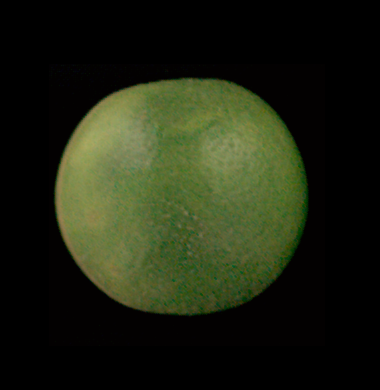
#> input picture AutomatedFruitGradingAndSorting/imageProc/radFinder Test/10.bmp, 380 x 390 px; its folder holds only this picture in this run
$ python radFinder.py   (older library calls are emulated)
#> lines starting #> are read from the running program, lines starting #| are printed output that depends on the picture; after the words box and inside, x2 and y2 are one past the last pixel; in counts of white or black regions, pixels touching at a corner belong together; long printed decimals are rounded
import time
import cv2
import numpy as np
import os

all = os.listdir()
all = [f for f in all if f[-1]=='p']
all.sort()

def showImage(image, title="Test", waitTime=1000):
	cv2.imshow(title,image)
	cv2.waitKey(waitTime)
	cv2.destroyWindow(title)

def distCalc(pt1,pt2):
	x1,y1 = pt1
	x2,y2 = pt2
	dist = (((y2-y1)**2)+((x2-x1)**2))**0.5
	return dist

def minVarRadius(cont, toShowImg, verbosity=0):
	image = toShowImg.copy()
	M=cv2.moments(cont)
	cx = M['m10']/M['m00']
	cy = M['m01']/M['m00']
	dx=0
	dy=0
	counter = 0
	if(verbosity>0):
		print("START of center finding")
	while True:
		centroid =(cx+dx,cy+dy)
		cx =centroid[0]
		cy=centroid[1]
		sumRad = 0
		minRadpt = cont[0][0]
		allRad = []
		for i in range(0,len(cont)):
			allRad.append(distCalc(centroid,cont[i][0]))
			sumRad = sumRad + allRad[i]
			if(allRad[i]<distCalc(centroid,minRadpt)):
				minRadpt=cont[i][0]
		std = np.std(allRad)
		if(verbosity>0):
			image = toShowImg.copy()
			cv2.circle(image, (int(centroid[0]),int(centroid[1])), 2, (0,0,255), 2)
			cv2.circle(image, (int(minRadpt[0]),int(minRadpt[1])), 2, (255,0,0), 2)
			showImage(image)
			print(std)

		if(std<7):
			if(verbosity>0):
				print("END")
				time.sleep(3)
			rad = sumRad/len(cont)
			return rad,std
		else:
			dx = 1*std*np.sin(np.arctan2((centroid[0]-minRadpt[0]),(centroid[1]-minRadpt[1])))
			dx = dx + ((-1)**np.random.randint(0,2))*4
			dy = 1*std*np.cos(np.arctan2((centroid[0]-minRadpt[0]),(centroid[1]-minRadpt[1])))
			dy = dy + ((-1)**np.random.randint(0,2))*4
			#print(dx,dy,sep='|')
		counter+=1
		if(counter>15):
			if(verbosity>0):
				print("Counter Exceeded. Ending with radius ZERO.")
			return 0,0

def radFinder(image, verbosity=0):
	"""Given an image of a fruit, it finds the center of the fruit and its radius."""
#> called with verbosity = 0
	if(type(image)==str):
		image = cv2.imread(image)
	image_bw = cv2.cvtColor(image.copy(), cv2.COLOR_BGR2GRAY)
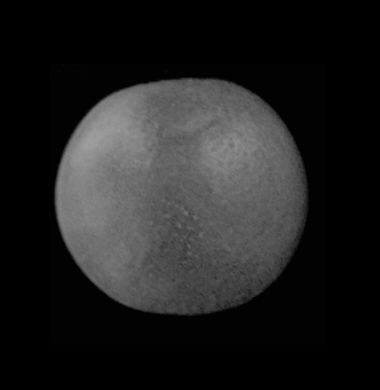
#> image_bw: shape (390, 380); min 0, max 160, mean 32.5
	th1 = cv2.adaptiveThreshold(image_bw.copy(), 255, cv2.ADAPTIVE_THRESH_GAUSSIAN_C, cv2.THRESH_BINARY_INV, 11, 2)
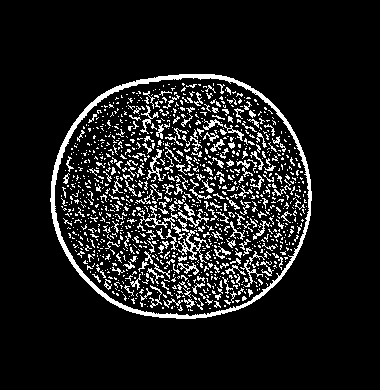
#> th1: shape (390, 380); 10.7% white in thin lines or dots, all inside (x1, y1, x2, y2) = (50, 74, 312, 319)
	image_copy = image.copy()
#> image_copy is the input picture: shape (390, 380, 3); mean B, G, R 18, 36, 30.9

	radMax = 0
	dpMax =0
	for dp in range(1,10,1):
		if(verbosity>1):
			image = image_copy.copy()
		circ = cv2.HoughCircles(image_bw.copy(), cv2.HOUGH_GRADIENT, dp, minDist = 400, minRadius=100)
		if(circ is not None):
			for c in circ:
				x,y,r =c[0].astype("int")
				if(radMax<r and r<200):
					radMax=r
					dpMax=dp
				if(verbosity>1):
					print(dp)
					cv2.circle(image,(x,y),r,(0,255,0),2)
					showImage(image,title=str(dp),waitTime=500)
		else:
			if(verbosity>1):
				print("Helllo",dp)
#> this loop made 9 passes
#> circ on passes 2 to 9: [[183, 195, 123.8]], [[181.5, 196.5, 126.1]], [[174, 198, 119.6]], [[177.5, 197.5, 123]], [[177, 195, 122.2]], [[171.5, 199.5, 118.2]], [[172, 196, 115.2]], [[175.5, 193.5, 118.9]]
#> after the loop, dpMax = 3; radMax = 126
	if(verbosity>1):
		image = image_copy.copy()

	circ = cv2.HoughCircles(image_bw.copy(), cv2.HOUGH_GRADIENT, dpMax, minDist = 400, minRadius=100)
#> circ = [[181.5, 196.5, 126.1]]
	if(circ is not None):
		x,y,r = circ[0,0].astype("int")
#> x = 181; y = 196; r = 126
		mask = np.zeros(th1.shape)
		for i in range(0,th1.shape[0]):
			for j in range(0,th1.shape[1]):
				dx = i-y
				dy = j-x
				mask[i,j]= ((dx**2)+(dy**2))<=(r+20)**2
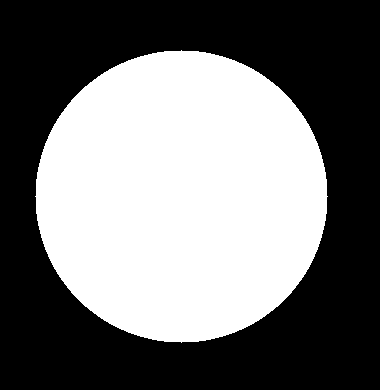
#> mask: shape (390, 380) float64; values 0 (black) and 1 (white), 45.2% white; 1 white region, box (x1, y1, x2, y2) and area: (35, 50, 328, 343) 66957
				#mask[i,j]= mask[i,j]*(((dx**2)+(dy**2))>=(r-20)**2)  #Untested but should work better
		ans = np.multiply(th1,mask)

		if(verbosity>0):
			showImage(ans, title="Masked image", waitTime=5000)

		ans_scaled = cv2.convertScaleAbs(ans.copy())
		a,cnts,b=cv2.findContours(ans_scaled.copy(),cv2.RETR_LIST,cv2.CHAIN_APPROX_SIMPLE)
#> cnts = 1246 contours, 1194 with area under 20; largest, box (x1, y1, x2, y2) and area: (50, 74, 312, 319) 51132, (54, 77, 310, 317) 48540, (178, 230, 210, 263) 143, (146, 149, 163, 181) 91, (137, 205, 168, 231) 69; b = 1246 rows, first 6: [1, -1, -1, -1], [2, 0, -1, -1], [3, 1, -1, -1], [4, 2, -1, -1], [5, 3, -1, -1], [6, 4, -1, -1]
		max_area=0
		for c in cnts:
		    area=cv2.contourArea(c)
		    if area>max_area:
		        max_area=area
		        best_cnt=c
#> this loop made 1246 passes
#> (area, max_area) on passes 27, 81, 185, 393, 1245, 1246: (26.5, 26.5), (32, 32), (53.5, 53.5), (143, 143), (48540, 48540), (51132, 51132)
#> area on pass 28: 23
#> after the loop, best_cnt = contour of 353 points, box (x1, y1, x2, y2) (50, 74, 312, 319), area 51132; max_area = 51132
		areaNormal=cv2.contourArea(best_cnt)
#> areaNormal = 51132
		cv2.drawContours(image,[best_cnt],-1,(0,255,0),2)
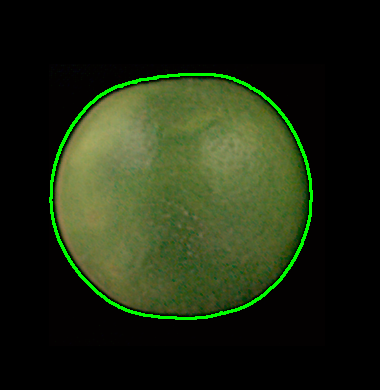
#> image: shape (390, 380, 3); 1.86% of pixels changed, all inside (x1, y1, x2, y2) = (49, 73, 313, 320)
		radAreaNormal=(areaNormal/3.14159)**0.5
#> radAreaNormal = 127.6
		radPtsNormal, stdDevNormal = minVarRadius(best_cnt, image, verbosity)
#> in minVarRadius, `M=cv2.moments(cont)`: M = moments, m00 51132, centre m10/m00, m01/m00 = (181.1, 195.4)
#> in minVarRadius, `cx = M['m10']/M['m00']`: cx = 181.1
#> in minVarRadius, `cy = M['m01']/M['m00']`: cy = 195.4
#> the loop in minVarRadius, `while True:` made 1 pass
#> (cx, cy) on pass 1: (181.1, 195.4)
		radPtsNormal = radPtsNormal - (stdDevNormal/2)
		image = image_copy.copy()

		closing = cv2.morphologyEx(ans.copy(), cv2.MORPH_CLOSE, np.ones((3,3),np.uint8))
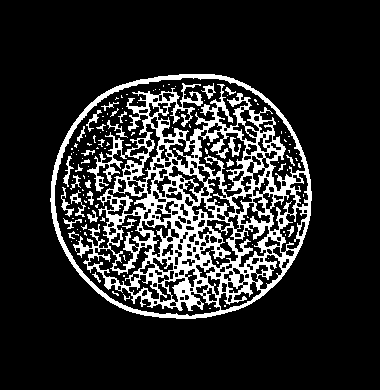
#> closing: shape (390, 380) float64; 15.7% white; 124 white regions (94 under 20 px), largest, box (x1, y1, x2, y2) and area: (50, 74, 312, 319) 21505, (70, 190, 86, 217) 119, (61, 187, 74, 217) 111
		closing = cv2.convertScaleAbs(closing)
		a,cnts,b=cv2.findContours(closing.copy(),cv2.RETR_LIST,cv2.CHAIN_APPROX_SIMPLE)
		max_area=0
		for c in cnts:
		    area=cv2.contourArea(c)
		    if area>max_area:
		        max_area=area
		        best_cnt=c
#> this loop made 347 passes
#> c on passes 1, 2, 30: [[209, 308], [210, 308]], [[224, 305], [224, 306], [225, 306], [225, 305]], [[123, 275], [123, 276], [124, 276], [124, 275]]

		areaClosed=cv2.contourArea(best_cnt)
		cv2.drawContours(image,[best_cnt],-1,(0,255,0),2)
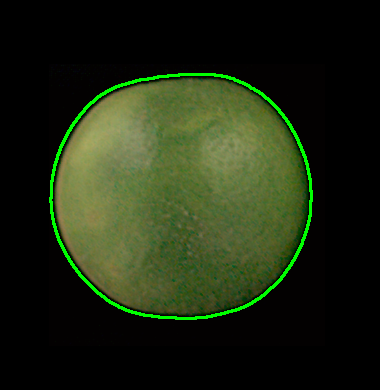
#> image: shape (390, 380, 3); 1.86% of pixels changed, all inside (x1, y1, x2, y2) = (49, 73, 313, 320)
		radAreaClosed=(areaClosed/3.14159)**0.5
		radPtsClosed, stdDevClosed = minVarRadius(best_cnt, image, verbosity)
		radPtsClosed = radPtsClosed - (stdDevClosed/2)
		image = image_copy.copy()

		if(verbosity>0):
			print("radAreaNormal is",radAreaNormal)
			print("radAreaClosed is",radAreaClosed)
			print("radPtsNormal is",radPtsNormal)
			print("stdDecNormal is",stdDevNormal)
			print("radPtsCent is",radPtsClosed)
			print("stdDevClosed is",stdDevClosed)

		radii = [radAreaNormal, radAreaClosed, radPtsNormal, radPtsClosed]
		radii = [f for f in radii if f>100]
		if(len(radii)>0):
			cv2.destroyAllWindows()
			return np.mean(radii)
		else:
			cv2.destroyAllWindows()
			return -2.34
	else:
		cv2.destroyAllWindows()
		return -2.34

if __name__=='__main__':
	allRadii=[]
	allTimes=[]
	for f in all:
		aaa = time.time()
		radius = radFinder(cv2.imread(f),0)
		allTimes.append(time.time()-aaa)
		allRadii.append((radius/2.34, f))
		print(f)
	print(allTimes)
#| [0.8]
	print(allRadii)
#| [(54.399, '10.bmp')]
